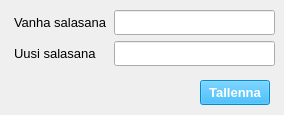
<?xml version="1.0" encoding="UTF-8"?>
<ui version="4.0">
 <class>Dialog</class>
 <widget class="QDialog" name="Dialog">
  <property name="geometry">
   <rect>
    <x>0</x>
    <y>0</y>
    <width>284</width>
    <height>115</height>
   </rect>
  </property>
  <property name="windowTitle">
   <string>Dialog</string>
  </property>
  <widget class="QWidget" name="layoutWidget">
   <property name="geometry">
    <rect>
     <x>14</x>
     <y>10</y>
     <width>261</width>
     <height>56</height>
    </rect>
   </property>
   <layout class="QGridLayout" name="gridLayout">
    <item row="0" column="0">
     <widget class="QLabel" name="oldPasswordLabel">
      <property name="font">
       <font>
        <pointsize>10</pointsize>
       </font>
      </property>
      <property name="text">
       <string>Vanha salasana</string>
      </property>
     </widget>
    </item>
    <item row="0" column="1">
     <widget class="QLineEdit" name="oldPasswordLineEdit">
      <property name="font">
       <font>
        <pointsize>11</pointsize>
       </font>
      </property>
      <property name="toolTip">
       <string>&lt;html&gt;&lt;head/&gt;&lt;body&gt;&lt;p&gt;&lt;span style=&quot; font-size:10pt;&quot;&gt;Salasana&lt;/span&gt;&lt;/p&gt;&lt;/body&gt;&lt;/html&gt;</string>
      </property>
      <property name="echoMode">
       <enum>QLineEdit::Password</enum>
      </property>
     </widget>
    </item>
    <item row="1" column="0">
     <widget class="QLabel" name="newPasswordLabel">
      <property name="font">
       <font>
        <pointsize>10</pointsize>
       </font>
      </property>
      <property name="text">
       <string>Uusi salasana</string>
      </property>
     </widget>
    </item>
    <item row="1" column="1">
     <widget class="QLineEdit" name="newPasswordLineEdit">
      <property name="font">
       <font>
        <pointsize>11</pointsize>
       </font>
      </property>
      <property name="toolTip">
       <string>&lt;html&gt;&lt;head/&gt;&lt;body&gt;&lt;p&gt;&lt;span style=&quot; font-size:10pt;&quot;&gt;Salasana&lt;/span&gt;&lt;/p&gt;&lt;/body&gt;&lt;/html&gt;</string>
      </property>
      <property name="echoMode">
       <enum>QLineEdit::Password</enum>
      </property>
     </widget>
    </item>
   </layout>
  </widget>
  <widget class="QPushButton" name="savePasswordPushButton">
   <property name="enabled">
    <bool>false</bool>
   </property>
   <property name="geometry">
    <rect>
     <x>200</x>
     <y>80</y>
     <width>70</width>
     <height>25</height>
    </rect>
   </property>
   <property name="font">
    <font>
     <pointsize>10</pointsize>
     <weight>75</weight>
     <bold>true</bold>
    </font>
   </property>
   <property name="cursor">
    <cursorShape>PointingHandCursor</cursorShape>
   </property>
   <property name="toolTip">
    <string>&lt;html&gt;&lt;head/&gt;&lt;body&gt;&lt;p&gt;&lt;span style=&quot; font-size:10pt;&quot;&gt;Tallentaa asetukset tiedostoon&lt;/span&gt;&lt;/p&gt;&lt;/body&gt;&lt;/html&gt;</string>
   </property>
   <property name="styleSheet">
    <string notr="true">background-color: rgb(0, 170, 255);
color: rgb(255, 255, 255);</string>
   </property>
   <property name="text">
    <string>Tallenna</string>
   </property>
  </widget>
 </widget>
 <resources/>
 <connections/>
</ui>
